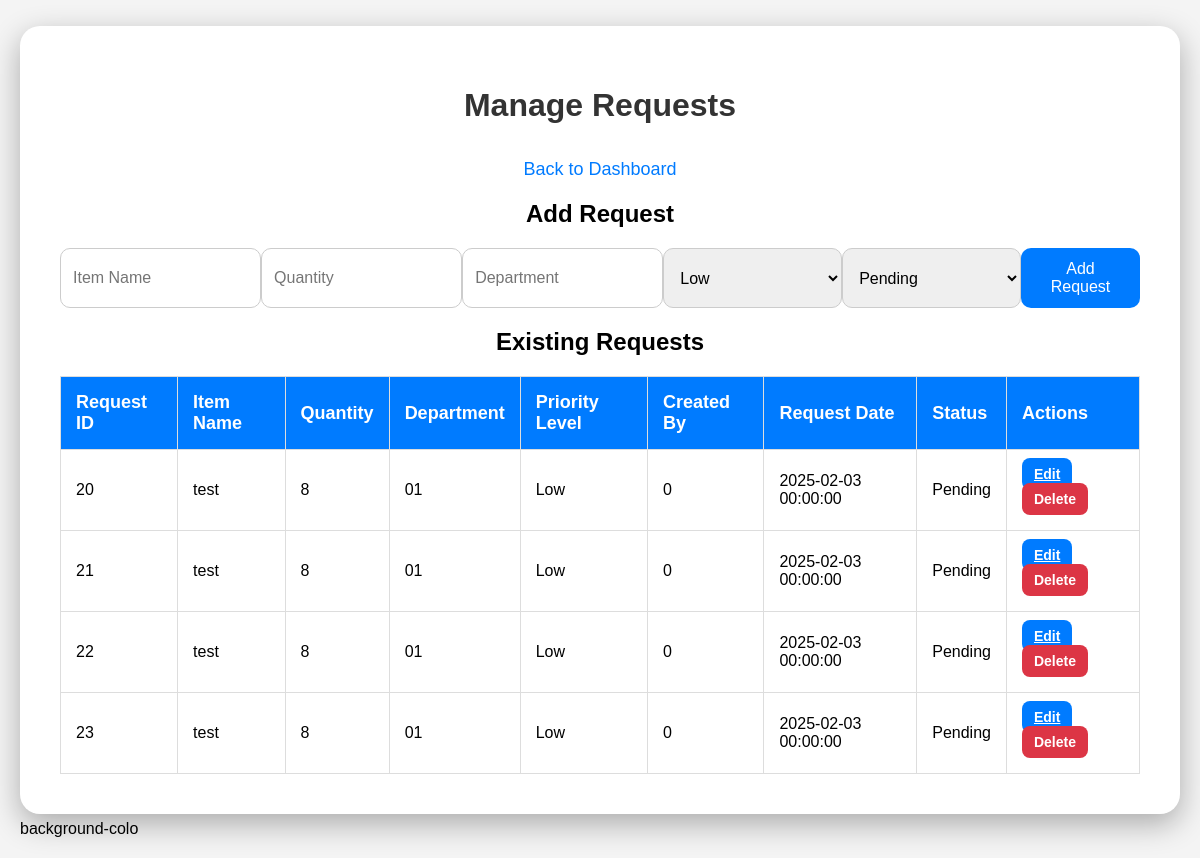
/main/requests/index.php (signed in), run on the app's committed database.
### tables this page shows
CREATE TABLE REQ (
    request_id INT AUTO_INCREMENT PRIMARY KEY,
    item_name VARCHAR(255) NOT NULL,
    quantity INT NOT NULL,
    department VARCHAR(100) NOT NULL,
    priority_level ENUM('Low', 'Medium', 'High') NOT NULL,
    created_by INT,  
    request_date DATETIME DEFAULT CURRENT_TIMESTAMP,
    status ENUM('Pending', 'Approved', 'Rejected') DEFAULT 'Pending',
    FOREIGN KEY (created_by) REFERENCES USERS(user_id)  
);

### main/requests/index.php (the view, shortened to what this page needs)
<?php
include_once "../common/db_conn.php";
$edit_request = null;
$requests = $conn->query("SELECT * FROM REQ");
?>
<!DOCTYPE html>
<html>
<head>
    <link rel="stylesheet" href="../css/styles.css">
</head>
<body>
    <div class="container">
        <div class="vendors-box">
            <h1>Manage Requests</h1>
            <a href="../dashboard.php" class="back-link">Back to Dashboard</a>
            <h2><?= $edit_request ? "Edit Request" : "Add Request" ?></h2>
<form method="POST">
    <input type="text" name="item_name" placeholder="Item Name" value="<?= htmlspecialchars($edit_request['ITEM_NAME'] ?? '') ?>" required>
    <input type="number" name="quantity" placeholder="Quantity" value="<?= htmlspecialchars($edit_request['QUANTITY'] ?? '') ?>" required min="0">
    <input type="text" name="department" placeholder="Department" value="<?= htmlspecialchars($edit_request['DEPARTMENT'] ?? '') ?>" required>
    <select name="priority_level" required>
        <option value="Low" <?= (isset($edit_request['PRIORITY_LEVEL']) && $edit_request['PRIORITY_LEVEL'] == 'Low') ? 'selected' : '' ?>>Low</option>
    </select>
    <select name="status" required>
        <option value="Pending" <?= (isset($edit_request['STATUS']) && $edit_request['STATUS'] == 'Pending') ? 'selected' : '' ?>>Pending</option>
    </select>
    <?php if (in_array($_SESSION['role'], [ROLE_ADMIN, ROLE_PROCUREMENT_OFFICER])): ?>
        <button type="submit" name="<?= $edit_request ? 'update_request' : 'add_request' ?>">
            <?= $edit_request ? "Update Request" : "Add Request" ?>
        </button>
    <?php endif; ?>
</form>
            <h2>Existing Requests</h2>
            <table>
                <thead>
                    <tr>
                        <th>Request ID</th>
                        <th>Item Name</th>
                        <th>Quantity</th>
                        <th>Department</th>
                        <th>Priority Level</th>
                        <th>Created By</th>
                        <th>Request Date</th>
                        <th>Status</th>
                        <th>Actions</th>
                    </tr>
                </thead>
                <tbody>
                    <?php while ($request = $requests->fetch_assoc()): ?>
                        <tr>
                            <td><?= htmlspecialchars($request['request_id']) ?></td>
                            <td><?= htmlspecialchars($request['item_name']) ?></td>
                            <td><?= htmlspecialchars($request['quantity']) ?></td>
                            <td><?= htmlspecialchars($request['department']) ?></td>
                            <td><?= htmlspecialchars($request['priority_level']) ?></td>
                            <td><?= htmlspecialchars($request['created_by']) ?></td>
                            <td><?= htmlspecialchars($request['request_date']) ?></td>
                            <td><?= htmlspecialchars($request['status']) ?></td>
                            <td>
                                <a href="<?= $_SERVER['PHP_SELF']?>?edit=<?= $request['request_id'] ?>" class="update-btn">Edit</a>
                                <?php if ($_SESSION['role'] === ROLE_ADMIN): ?>
                                    <form method="POST" style="display:inline;">
                                        <button type="submit" name="delete_request" onclick="return confirm('Are you sure you want to delete this request?');" class="delete-btn">Delete</button>
                                    </form>
                                <?php endif; ?>
                            </td>
                        </tr>
                    <?php endwhile; ?>
                </tbody>
            </table>
        </div>
    </div>
</body>
</html>

### main/css/styles.css (style rules this page uses)
body { background: url('../img/dashboard.jpg') no-repeat center center fixed; background-size: cover; font-family: Arial, sans-serif; margin: 0; padding: 0; }
.container { width: 100%; height: 100vh; display: flex; justify-content: center; align-items: center; }
.vendors-box { background-color: #ffffff; padding: 40px; border-radius: 20px; width: 1100px; box-shadow: 0px 10px 30px rgba(0, 0, 0, 0.3); text-align: center; }
.vendors-box h1 { font-size: 32px; color: #333; margin-bottom: 20px; font-weight: bold; }
form { display: flex; justify-content: space-between; margin-bottom: 20px; }
form input, form select { padding: 12px; width: 19%; border-radius: 10px; border: 1px solid #ccc; font-size: 16px; }
form button { padding: 12px 20px; background-color: #007bff; color: white; border: none; border-radius: 10px; cursor: pointer; font-size: 16px; }
table { width: 100%; border-collapse: collapse; margin-top: 20px; }
table th, table td { padding: 15px; text-align: left; border: 1px solid #ddd; }
table th { background-color: #007bff; color: white; font-size: 18px; }
.update-btn, .delete-btn { padding: 8px 12px; border-radius: 8px; font-size: 14px; border: none; cursor: pointer; font-weight: bold; }
.update-btn { background-color: #007bff; color: white; }
.delete-btn { background-color: #dc3545; color: white; }
a.back-link { display: inline-block; margin-top: 15px; color: #007bff; text-decoration: none; font-size: 18px; }
th { background-color: #dc3545; color: white; padding: 10px; text-align: left; border: 1px solid white; }
td { padding: 10px; border: 1px solid white; }
table { width: 100%; }

### main/requests/index.php (style rules this page uses)
body { font-family: Arial, sans-serif; background-color: #f4f4f4; margin: 0; padding: 20px; }
th { background-color: #dc3545; color: white; padding: 10px; text-align: left; border: 1px solid white; }
td { padding: 10px; border: 1px solid white; }
table { width: 100%; }

### data on the page
req: request_id "20", item_name "test", quantity "8", department "01", priority_level "Low", created_by "0", request_date "2025-02-03 00:00:00", status "Pending"
req: request_id "21", item_name "test", quantity "8", department "01", priority_level "Low", created_by "0", request_date "2025-02-03 00:00:00", status "Pending"
req: request_id "22", item_name "test", quantity "8", department "01", priority_level "Low", created_by "0", request_date "2025-02-03 00:00:00", status "Pending"
req: request_id "23", item_name "test", quantity "8", department "01", priority_level "Low", created_by "0", request_date "2025-02-03 00:00:00", status "Pending"
